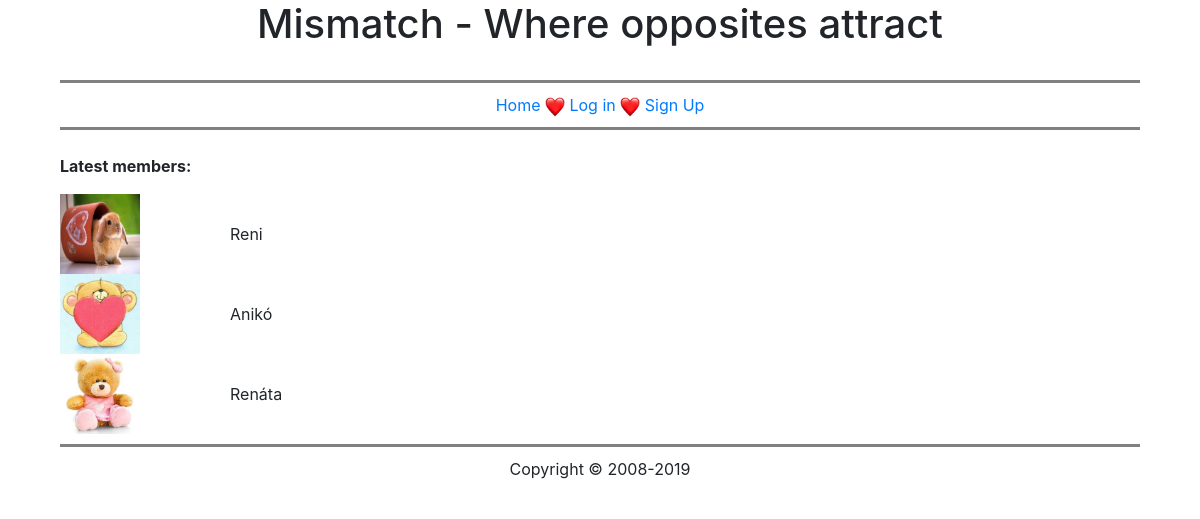
The page / on the database its author committed.
### tables this page shows
CREATE TABLE `mismatch_user` (
  `user_id` int(11) NOT NULL AUTO_INCREMENT,
  `username` varchar(32) NOT NULL COMMENT 'teszt',
  `pass` varchar(40) NOT NULL,
  `join_date` datetime NOT NULL,
  `first_name` varchar(50) DEFAULT NULL,
  `last_name` varchar(50) DEFAULT NULL,
  `gender` varchar(10) DEFAULT NULL,
  `birthdate` date DEFAULT NULL,
  `city` varchar(50) DEFAULT NULL,
  `state` varchar(2) DEFAULT NULL,
  `picture` varchar(50) DEFAULT NULL,
  PRIMARY KEY (`user_id`)
);

### index.php (the view, shortened to what this page needs)
<?php
require_once 'kapcs.php';
require_once 'startsession.php';
$query1 = "SELECT * FROM mismatch_user m ORDER BY m.join_date DESC ";
$result = mysqli_query($kapcs, $query1) or die ($query1);
$title = 'Where opposites attract';
require_once 'header.php';
if (!empty($session)) {
    echo "<p><strong>Latest members: </strong></p>";
    while ($row = mysqli_fetch_array($result)) {
        $tomb[] = $row;
    }
    for ($i = 0;
         $i < count($tomb);
         $i++) {
        $last_name = $tomb[$i]['last_name'];
        $fajl = $tomb[$i]['picture'];
        echo "<div class='row'>";
        echo '<div class="col-6 col-sm-2 "><img src="' . target_dir . $fajl . '" alt="score image" height="80px" width="80px" ></div>';
        echo '<div class="col-6 col-sm-2 row align-self-center mr-3"><a class="underline" href="people.php?id=' . $tomb[$i]['user_id'] . '" >' . $last_name . '</a></div>';
        echo "</div>";
    }
} else {
    echo "<p><strong>Latest members: </strong></p>";
    while ($row = mysqli_fetch_array($result)) {
        $tomb[] = $row;
    }
    for ($i = 0;
         $i < count($tomb);
         $i++) {
        $last_name = $tomb[$i]['last_name'];
        $fajl = $tomb[$i]['picture'];
        echo "<div class='row'>";
        echo '<div class="col-6 col-sm-2 "><img src="' . target_dir . $fajl . '" alt="score image" height="80px" width="80px" ></div>';
        echo "<div class=\"col-6 col-sm-2 row align-self-center mr-3\">$last_name</div>";
        echo "</div>";
    }
}
require_once 'footer.php';
?>

### header.php (shortened to what this page needs)
<!DOCTYPE html>
<html lang="hu-HU">
<head>
    <link rel="stylesheet" href="style.css">
    <link rel="stylesheet" href="https://stackpath.bootstrapcdn.com/bootstrap/4.3.1/css/bootstrap.min.css"
>
    <link rel='stylesheet' href='https://use.fontawesome.com/releases/v5.7.0/css/all.css'>
</head>
<body>
<div class="container">
    <h1 class="middle">Mismatch -  <?php echo $title ?></h1>
    <div class="container">
        <div>
            <br>
        </div>
        <?php
        if (!empty($session)) {
        ?>
        <div class="line middle">
            <nav>
                <a href="index.php"> Home</a>
                <img src="sziv.jpg" width="20"/><a href="view.php"> View Profile</a>
                <img src="sziv.jpg" width="20"/><a href="edit.php"> Edit Profile</a>
                <img src="sziv.jpg" width="20"/><a href="questionnaire.php"> Questionnaire</a>
                <img src="sziv.jpg" width="20"/><a href="mymismatch.php"> MyMismatch</a>
                <img src="sziv.jpg" width="20"/><a href="logout.php"> Log out (<?php echo($_SESSION['name']) ?>
                    ) </a>
            </nav>
        </div>
        <div><br></div>
        <?php
}
        else{
        ?>
        <div class="line middle">
            <nav>
                <a href="index.php"> Home</a>
                <img src="sziv.jpg" width="20"/><a href="login.php"> Log in </a>
                <img src="sziv.jpg" width="20"/><a href="sign_up.php"> Sign Up</a>
            </nav>
        </div>
        <div><br></div>
         <?php
        }

### footer.php
<div class="top middle">
    Copyright &copy; 2008-<?php echo date("Y"); ?>
</div>
</div>
</div>
</body>
</html>

### style.css (style rules this page uses)
.line { border-bottom: grey solid; border-top: grey solid; padding: 10px; }
.middle { text-align: center; }
.top { border-top: grey solid; padding: 10px; margin-top: 10px; }

### rows shown on the page
mismatch_user: picture (picture), last_name "Reni"
mismatch_user: picture (picture), last_name "Anikó"
mismatch_user: picture (picture), last_name "Renáta"

### other values the page prints
$title "Where opposites attract"
